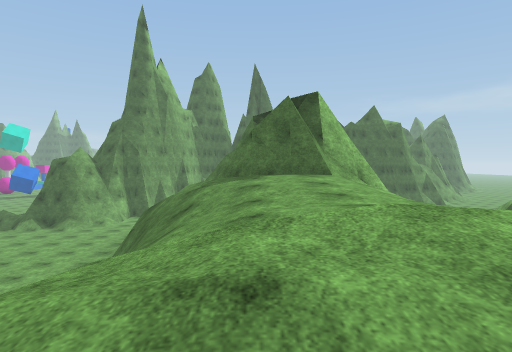
[1] (above)

20 first-person views from a walk through a 3-D level made in the Unity game engine. The camera is 1.3 m above the floor, tilts 2° down and sees 75° across. The floor is counted in squares, 2 m on a side. Each view is taken from the middle of a square. On the plan, view 1 faces up. The plan holds only what a view shows up to about 10 squares ahead; the rest is blank. The place goes on beyond the plan. Surface patterns are stand-ins for the level's own textures.

[2]
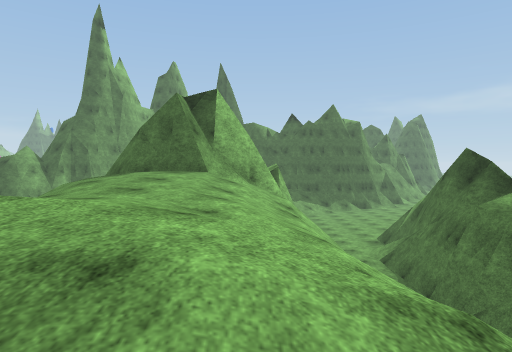

[3]
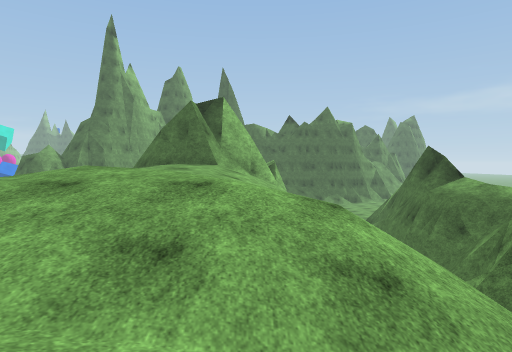

[4]
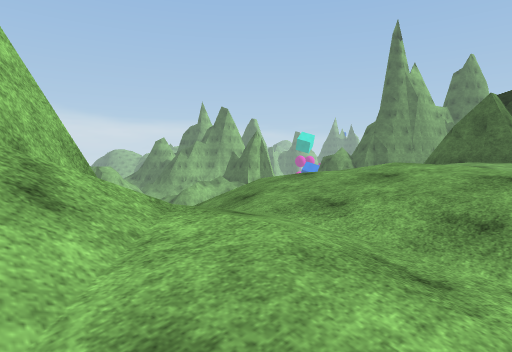

[5]
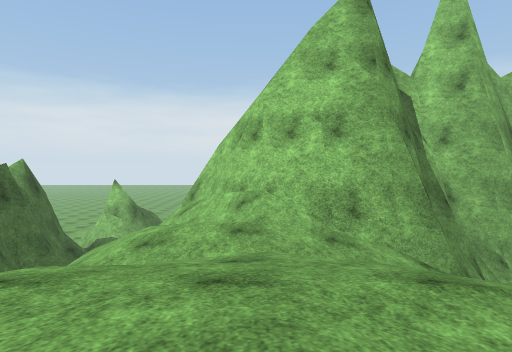

[6]
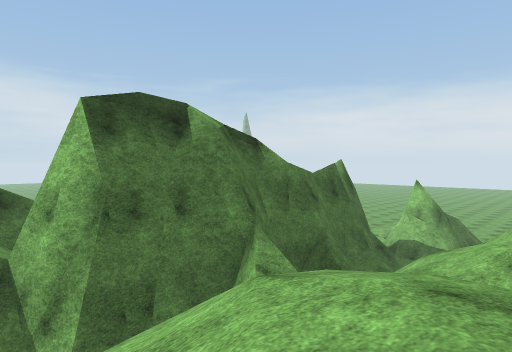

[7]
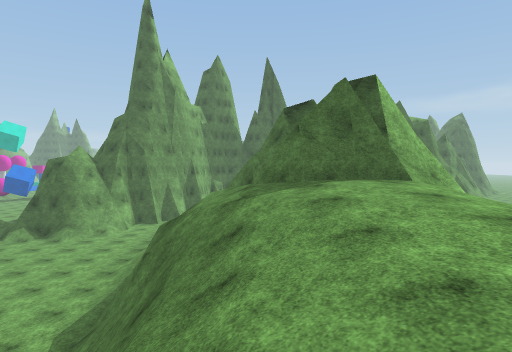

[8]
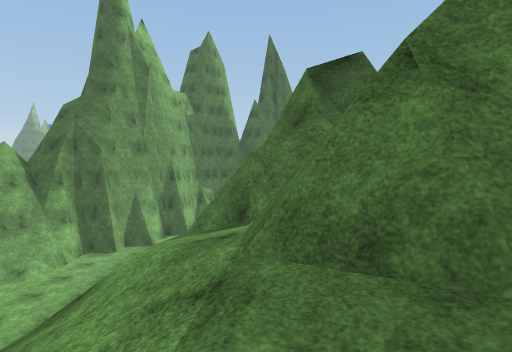

[9]
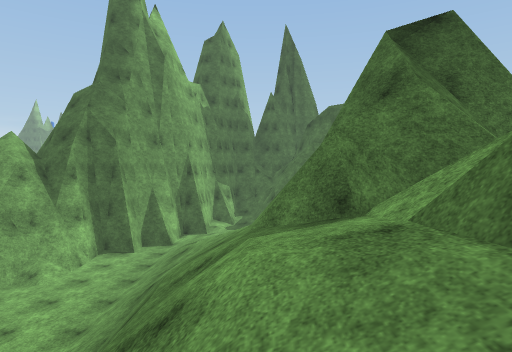

[10]
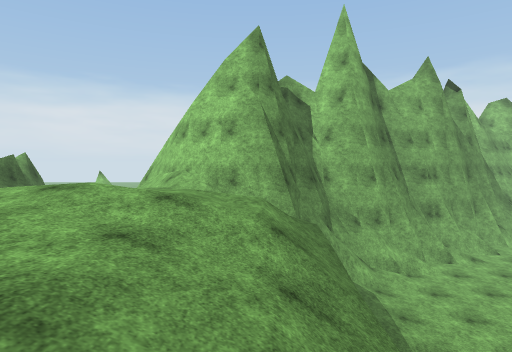

[11]
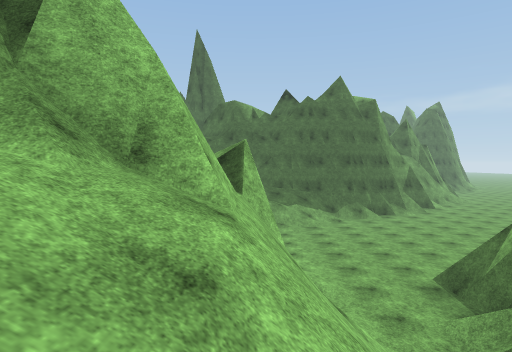

[12]
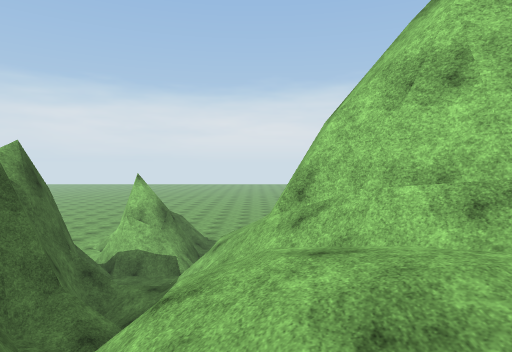

[13]
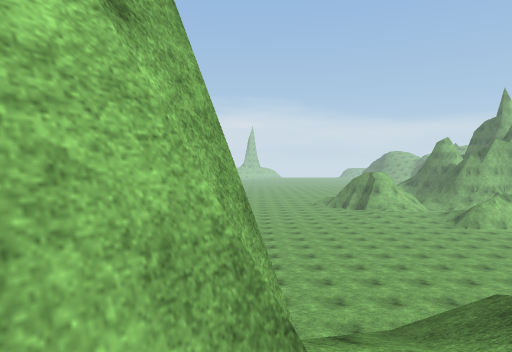

[14]
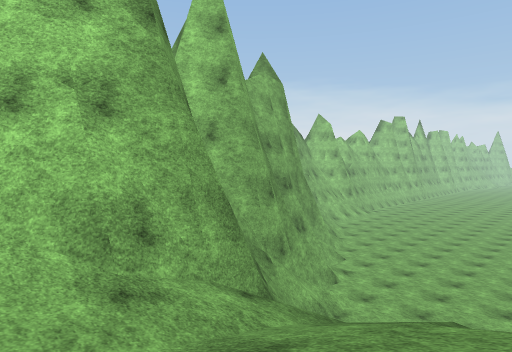

[15]
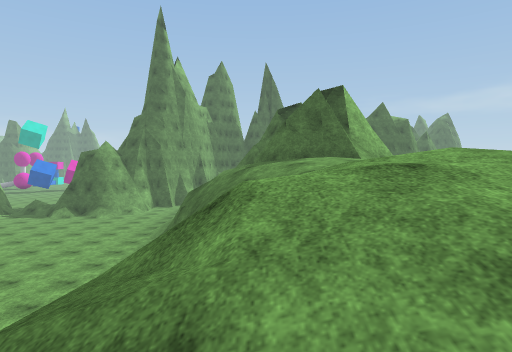

[16]
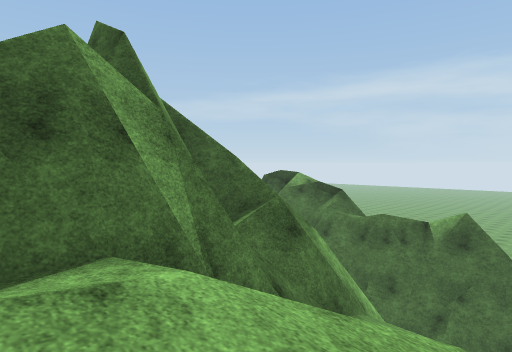

[17]
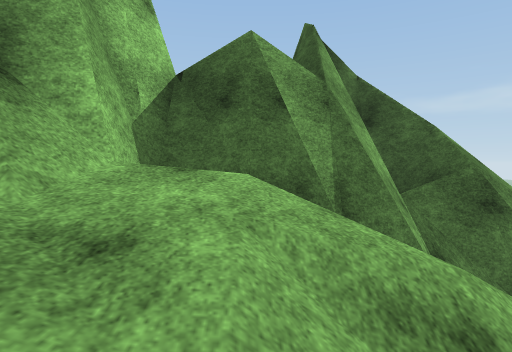

[18]
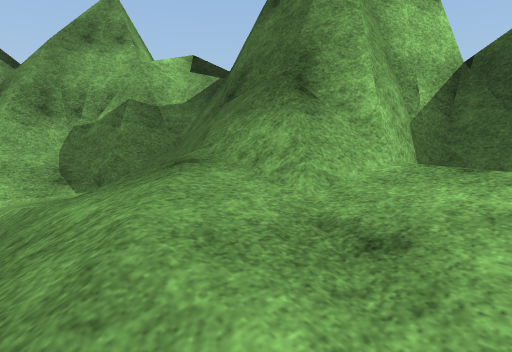

[19]
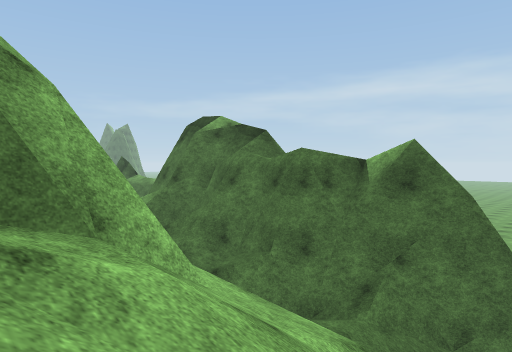

[20]
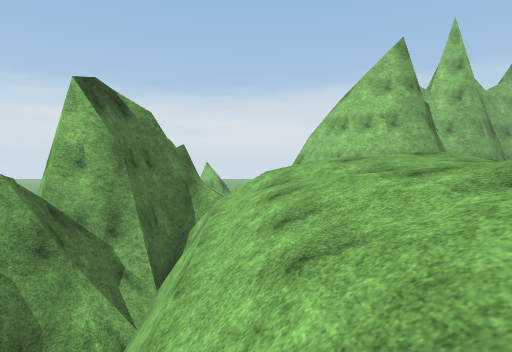

### Floor plan
Key: @ floor where view 1 was taken; # wall or solid block; . main floor; : floor 5 m higher than the main floor; + floor 5.25 m higher than the main floor; / step, stairs or slope; = window, fence, low wall or low ledge; v drop or lower ground.
Columns run from 10 left of view 1 to 7 right of it. Each row starts with its distance up from view 1.
 18   ##.//
 17  ###.//
 16   #/.///       ...
 15   /..////      ...
 14    ..///=      ...
 13     .///###    /..
 12   .../#/####   /..
 11   .../ v//##   /./
 10    ... v//#####=./
  9   .... v//#####/.#
  8   ....#v//##///  #
  7    ....#///+///  #
  6    ... #v//////  #
  5  .....  v//:///  #
  4  .....  v//:///###
  3  ....   v//////v##
  2  ....   v//////vv#
  1  ...... v///////##
  0 ....... v/@////###
 -1 ....../ v//////###
 -2 ....../####////##
 -3  ...//######///##
 -4   .#####  ###///#
 -5    ## ##  ###//=##
 -6    ## #######///=#
 -7    #####////// /=#
 -8    ###//// ////..#
 -9   ##////// / = ###
-10      ////      ###

Where each view was taken, in squares from view 1:
view 1: 0 up, 0 right, facing up
view 2: 0 up, 3 right, facing up
view 3: 2 down, 3 right, facing up
view 4: 3 down, 3 right, facing up-left
view 5: 3 up, 1 right, facing down
view 6: 3 up, 2 right, facing down-right
view 7: 2 up, 1 left, facing up
view 8: 7 up, 1 left, facing up
view 9: 8 up, 2 left, facing up
view 10: 6 up, 1 left, facing down
view 11: 6 up, 4 right, facing up
view 12: 0 up, 3 right, facing down
view 13: 2 down, 1 right, facing left
view 14: 1 up, 1 right, facing down-left
view 15: 1 down, 1 left, facing up
view 16: 9 down, 3 left, facing up-right
view 17: 10 down, 2 left, facing up
view 18: 10 down, 2 left, facing up-left
view 19: 9 down, 1 right, facing up-right
view 20: 8 up, 4 right, facing down
